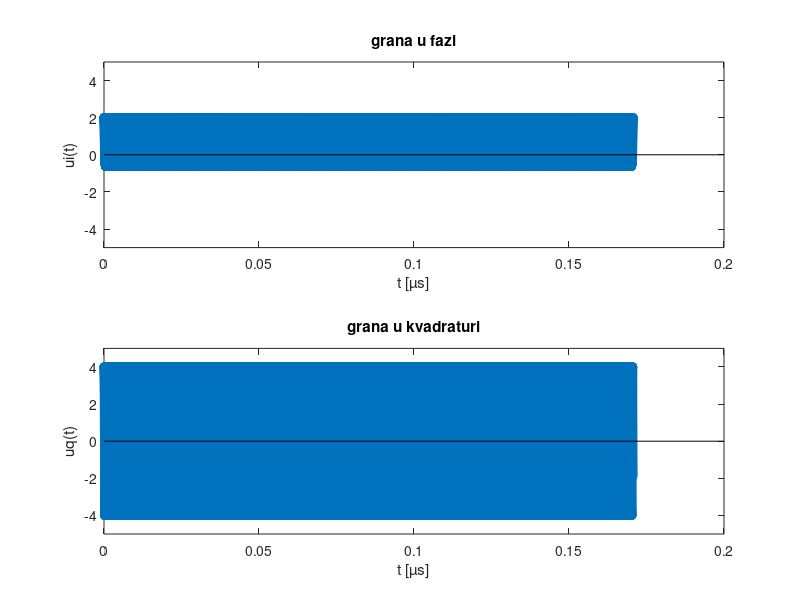

Write the MATLAB code that produced this figure. (Note: this script raises an error after producing the figure.)
close all; clear; clc;

%Definisanje frekvencije odabiranja i duzine vremenske ose, tj. broja odbiraka Ns
Fs =384000;
fm = 750;
Ns = (Fs * 128)/fm;
t = (0:1/Fs:(Ns - 1)/Fs);
Nfft=[1024 2048 4096];
Bpou = 3000; 
snr=[5 10 15 20 25];

%frekvencijski spektar
f_2pi=(0:Fs/Nfft(1):Fs-Fs/Nfft(1)); %prikaz od 0 do 2pi
f_pi=(-Fs/2:Fs/Nfft(1):Fs/2-Fs/Nfft(1)); %prikaz od -pi do pi

%generisanje grane u fazi (u odbircima)
Ui_t= cos(2*pi*750*t) + 0.6*cos(2*pi*1500*t) + 0.3*cos(2*pi*2250*t) + 0.1*cos(2*pi*3000*t);
figure(1),subplot(2,1,1), stem(t, Ui_t); title('grana u fazi'); ylim([-5 5]);xlabel('t [µs]');ylabel('ui(t)');


%generisanje grane u kvadraturi (u odbircima)
Uq_t = 4*cos(2*pi*2000*t);
subplot(2,1,2), stem(t, Uq_t); title('grana u kvadraturi');ylim([-5 5]);xlabel('t [µs]');ylabel('uq(t)');

proracun_i_prikaz_spektra_i_SGSS(Nfft(1),Fs, Ui_t,Uq_t, 'ulazni signali'); 
%mnozenje lokalnim nosiocem, modulacija
f0=Fs/4;
Ui_mod = Ui_t.*cos(2*pi*f0*t);
Uq_mod = Uq_t.*sin(2*pi*f0*t);
Uiq = Ui_mod - Uq_mod; %modulisani signal

proracun_i_prikaz_spektra_i_SGSS(Nfft(1),Fs, Ui_mod,Uq_mod, 'modulisani signali'); 

%dodavanje aditivnog belog gausovog suma
Uiq_sum = awgn(Uiq, snr(5)-10*log10(Fs/Bpou));

%projektovanje filtra PO
h_po_x1=fir1(50,[f0 f0+3100]/(Fs)); %filtar PO sirine spektra signala B
h_po_x2=fir1(50,[f0-1600 f0+4600]/(Fs)); %filtar PO duplo vece sirine od sirine spektra signala 2B
[H_po_x1,w_po_x1]=freqz(h_po_x1,1);
[H_po_x2,w_po_x2]=freqz(h_po_x2,1);
h_po=[h_po_x1 h_po_x2];

%projektovanje NF filtra
h_nf=fir1(50,3100/Fs);
[H_nf,w_nf]=freqz(h_nf,1);

%filtriranje signala propusnikom opsega
Uiq_po=filter(h_po(1),1, Uiq_sum); 

%idealna demodulacija
Ii_t = Uiq_po*2.* cos(2*pi*f0*t);
Iq_t = Uiq_po*2.* sin(2*pi*f0*t);
proracun_i_prikaz_spektra_i_SGSS(Nfft(1),Fs, Ii_t,Iq_t, 'idealna demodulacija'); 
Ii_nf=filter(h_nf,1,Ii_t);
Iq_nf=filter(h_nf,1,Iq_t);
proracun_i_prikaz_spektra_i_SGSS(Nfft(1),Fs,Ii_nf,Iq_nf, 'idealna demodulacija posle NF filtra');

%demodulacija sa faznom greskom; menjati indeks phase_error kako bi se simulacija izvrsila za razlicite vrednosti fazne greske
phase_error = [pi/18 pi/4 pi/2];
Ii_t = Uiq_po*2.* cos(2*pi*f0*t + phase_error(3));
Iq_t = Uiq_po*2.* sin(2*pi*f0*t + phase_error(3));
proracun_i_prikaz_spektra_i_SGSS(Nfft(1),Fs, Ii_t,Iq_t, 'demodulacija sa faznom greskom'); 
Ii_nf=filter(h_nf,1,Ii_t);
Iq_nf=filter(h_nf,1,Iq_t);
proracun_i_prikaz_spektra_i_SGSS(Nfft(1),Fs,Ii_nf,Iq_nf,'demodulacija sa faznom greskom posle NF filtra');

%demodulacija sa frekvencijskom greskom ;menjati indeks frequency_error kako bi se simulacija izvrsila za razlicite vrednosti frekvencijske greske
frequency_error = [-0.5 0.5]*1000;
Ii_t = Uiq_po*2.* cos(2*pi*(f0+frequency_error(2))*t);
Iq_t = Uiq_po*2.* sin(2*pi*(f0+frequency_error(2))*t);
proracun_i_prikaz_spektra_i_SGSS(Nfft(1),Fs, Ii_t,Iq_t,'demodulacija sa frekvencijskom greskom'); 
Ii_nf=filter(h_nf,1,Ii_t);
Iq_nf=filter(h_nf,1,Iq_t);
proracun_i_prikaz_spektra_i_SGSS(Nfft(1),Fs,Ii_nf,Iq_nf,'demodulacija sa frekvencijskom greskom posle NF filtra');